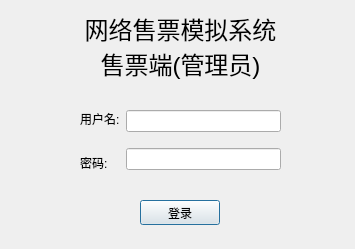
<?xml version="1.0" encoding="UTF-8"?>
<ui version="4.0">
 <class>Login</class>
 <widget class="QDialog" name="Login">
  <property name="geometry">
   <rect>
    <x>0</x>
    <y>0</y>
    <width>355</width>
    <height>249</height>
   </rect>
  </property>
  <property name="windowTitle">
   <string>Dialog</string>
  </property>
  <widget class="QPushButton" name="pushButton">
   <property name="geometry">
    <rect>
     <x>140</x>
     <y>200</y>
     <width>80</width>
     <height>25</height>
    </rect>
   </property>
   <property name="text">
    <string>登录</string>
   </property>
  </widget>
  <widget class="QWidget" name="layoutWidget">
   <property name="geometry">
    <rect>
     <x>80</x>
     <y>100</y>
     <width>201</width>
     <height>81</height>
    </rect>
   </property>
   <layout class="QHBoxLayout" name="horizontalLayout">
    <item>
     <layout class="QVBoxLayout" name="verticalLayout">
      <item>
       <widget class="QLabel" name="label">
        <property name="text">
         <string>用户名:</string>
        </property>
       </widget>
      </item>
      <item>
       <widget class="QLabel" name="label_2">
        <property name="text">
         <string>密码:</string>
        </property>
       </widget>
      </item>
     </layout>
    </item>
    <item>
     <layout class="QVBoxLayout" name="verticalLayout_2">
      <item>
       <widget class="QLineEdit" name="lineEdit"/>
      </item>
      <item>
       <widget class="QLineEdit" name="lineEdit_2">
        <property name="echoMode">
         <enum>QLineEdit::Password</enum>
        </property>
       </widget>
      </item>
     </layout>
    </item>
   </layout>
  </widget>
  <widget class="QLabel" name="label_3">
   <property name="geometry">
    <rect>
     <x>80</x>
     <y>10</y>
     <width>201</width>
     <height>71</height>
    </rect>
   </property>
   <property name="font">
    <font>
     <pointsize>18</pointsize>
    </font>
   </property>
   <property name="text">
    <string>网络售票模拟系统
售票端(管理员)</string>
   </property>
   <property name="alignment">
    <set>Qt::AlignCenter</set>
   </property>
  </widget>
 </widget>
 <resources/>
 <connections/>
</ui>
